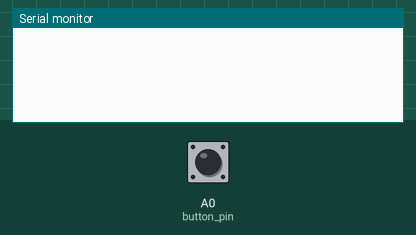
Recording of a sketch running on a simulated Arduino Uno, built with avr-gcc and run on an emulated ATmega328P. On the bench: the last lines printed to the serial monitor. Inputs (shaded band) come from the test bench; at power-on: A0 (button_pin) LOW.

Above: at 1.2 s.
1.3 s: A0 (button_pin) pulled HIGH for 0.15 s
At 2.6 s:
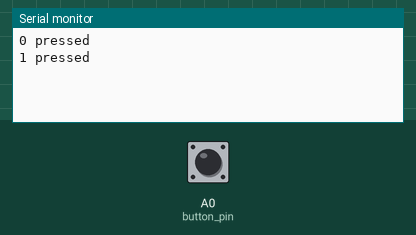
2.9 s: A0 (button_pin) pulled HIGH for 1 s
At 5.0 s:
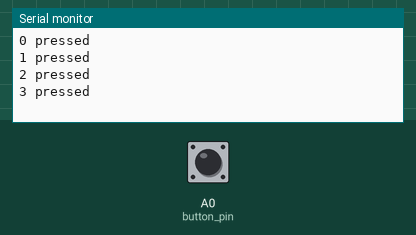
5.4 s: A0 (button_pin) pulled HIGH for 0.15 s
At 6.9 s:
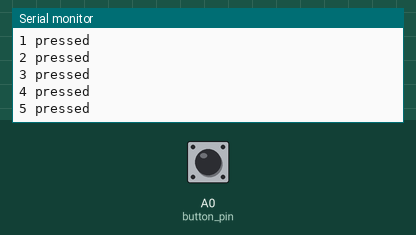
Timing chart, 0 to 8.4 s (numbered marks = the images above; inputs shaded):
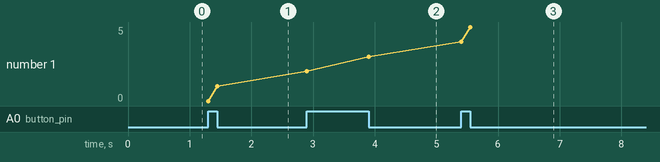

Measured:
- after the input at 1.3 s, the serial monitor: prints a new line at once (image 1)
- after the input at 2.9 s, the serial monitor: prints a new line at once (image 2)
- after the input at 5.4 s, the serial monitor: prints a new line at once (image 3)
- plotted number 1: 1 → 3 after the input at 2.9 s, 3 → 5 after the input at 5.4 s

The sketch:

test_button_len.ino
```cpp
int button_pin = A0;

void setup() {
    pinMode(button_pin, INPUT);
	Serial.begin(9600);
}

bool last_button = false;
int count = 0;
void loop() {
	bool button = digitalRead(button_pin);
	if (last_button != button) {
		Serial.print(count++);
		Serial.println(" pressed");
		last_button = button;
	}
}
```
